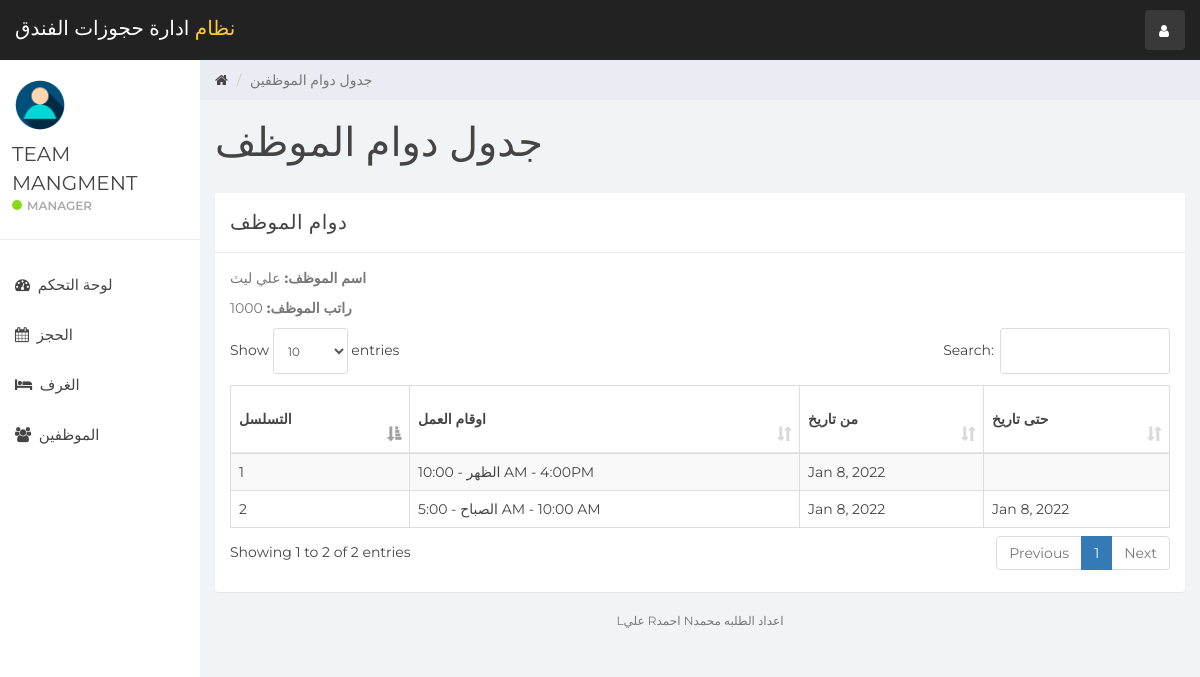
The page /index.php?emp_history&empid=14 (signed in) on the database its author committed.
### tables this page shows
CREATE TABLE `user` (
  `id` int(11) NOT NULL,
  `name` varchar(100) NOT NULL,
  `username` varchar(15) NOT NULL,
  `email` varchar(100) NOT NULL,
  `password` varchar(100) NOT NULL,
  `created_at` timestamp NOT NULL DEFAULT current_timestamp()
);

CREATE TABLE `staff` (
  `emp_id` int(11) NOT NULL,
  `emp_name` varchar(100) NOT NULL,
  `staff_type_id` int(11) NOT NULL,
  `shift_id` int(11) NOT NULL,
  `id_card_type` int(11) NOT NULL,
  `id_card_no` varchar(20) NOT NULL,
  `address` varchar(100) NOT NULL,
  `contact_no` bigint(20) NOT NULL,
  `salary` bigint(20) NOT NULL,
  `joining_date` timestamp NOT NULL DEFAULT current_timestamp(),
  `updated_at` timestamp NOT NULL DEFAULT current_timestamp() ON UPDATE current_timestamp()
);

CREATE TABLE `emp_history` (
  `id` int(11) NOT NULL,
  `emp_id` int(11) NOT NULL,
  `shift_id` int(11) NOT NULL,
  `from_date` timestamp NOT NULL DEFAULT current_timestamp(),
  `to_date` timestamp NULL DEFAULT NULL,
  `created_at` timestamp NOT NULL DEFAULT current_timestamp()
);

CREATE TABLE `shift` (
  `shift_id` int(10) NOT NULL,
  `shift` varchar(100) NOT NULL,
  `shift_timing` varchar(100) NOT NULL
);

### emp_history.php (the view, shortened to what this page needs)
<div class="col-sm-9 col-sm-offset-3 col-lg-10 col-lg-offset-2 main">
    <div class="row">
        <ol class="breadcrumb">
            <li><a href="#">
                    <em class="fa fa-home"></em>
                </a></li>
            <li class="active">جدول دوام الموظفين</li>
        </ol>
    </div>
    <div class="row">
        <div class="col-lg-12">
            <h1 class="page-header">جدول دوام الموظف</h1>
        </div>
    </div>
    <div class="row">
        <div class="col-lg-12">
            <div class="panel panel-default">
                <div class="panel-heading">دوام الموظف</div>
                <div class="panel-body">
                    <?php
                    if(isset($_GET['empid'])){
                        $emp_id = $_GET['empid'];
                    }else{
                        header('Location:404.php');
                    }
                    $emp = "SELECT * FROM staff WHERE emp_id='$emp_id'";
                    $emp_result = mysqli_query($connection,$emp);
                    $employee = mysqli_fetch_assoc($emp_result);
                    ?>
                    <p><b>اسم الموظف: </b> <?php echo $employee['emp_name']; ?></p>
                    <p><b>راتب الموظف: </b> <?php echo $employee['salary'].''; ?></p>
                    <table class="table table-striped table-bordered table-responsive" cellspacing="0" width="100%"
                           id="rooms">
                        <thead>
                        <tr>
                            <th>التسلسل</th>
                            <th>اوقام العمل</th>
                            <th>من تاريخ</th>
                            <th>حتى تاريخ</th>
                        </tr>
                        </thead>
                        <tbody>
                        <?php
                        $staff_query = "SELECT * FROM emp_history NATURAL JOIN shift WHERE emp_id = '$emp_id' ORDER BY created_at DESC";
                        $staff_result = mysqli_query($connection, $staff_query);
                        if (mysqli_num_rows($staff_result) > 0) {
                            $num = 0;
                            while ($staff = mysqli_fetch_assoc($staff_result)) {
                                $num++;
                                ?>
                                <tr>
                                    <td><?php echo $num; ?></td>
                                    <td><?php echo $staff['shift'].' - '.$staff['shift_timing']; ?></td>
                                    <td><?php echo date('M j, Y', strtotime($staff['from_date'])); ?></td>
                                    <td>
                                        <?php
                                        if ($staff['to_date'] == NULL){
                                        }else{
                                            echo date('M j, Y', strtotime($staff['to_date']));
                                        }?>
                                    </td>
                                </tr>
                                <?php
                            }
                        }
                        ?>
                        </tbody>
                    </table>
                </div>
            </div>
        </div>
    </div>
    <div class="row">
        <div class="col-sm-12">
        <p class="back-link">Lعلي  Rاحمد Nاعداد الطلبه محمد</p>
        </div>
    </div>
</div>

### header.php (shortened to what this page needs)
<!DOCTYPE html>
<html>
<head>
    <link href="css/bootstrap.min.css" rel="stylesheet">
    <link href="css/font-awesome.min.css" rel="stylesheet">
    <link href="css/datepicker3.css" rel="stylesheet">
    <link href="css/dataTables.bootstrap.min.css" rel="stylesheet">
    <link href="css/styles.css" rel="stylesheet">
</head>
<body>
<nav class="navbar navbar-custom navbar-fixed-top" role="navigation">
    <div class="container-fluid">
        <div class="navbar-header">
            <a class="navbar-brand" href="index.php?dashboard"><span>نظام                </span>         ادارة حجوزات الفندق</a>
            <ul class="nav navbar-top-links navbar-right">
                <li class="dropdown"><a class="dropdown-toggle count-info" data-toggle="dropdown" href="#">
                        <em class="fa fa-user"></em>
                    </a>
                </li>
            </ul>
        </div>
    </div>
</nav>

### sidebar.php (shortened to what this page needs)
<div id="sidebar-collapse" class="col-sm-3 col-lg-2 sidebar">
    <div class="profile-sidebar">
        <div class="profile-userpic">
            <img src="img/user.png" class="img-responsive" alt="">
        </div>
        <div class="profile-usertitle">
            <div class="profile-usertitle-name"><?php echo $user['name'];?></div>
            <div class="profile-usertitle-status"><span class="indicator label-success"></span>Manager</div>
        </div>
    </div>
    <ul class="nav menu">
    <?php
        if (isset($_GET['dashboard'])){ ?>
            <li class="active">
                <a href="index.php?dashboard"><em class="fa fa-dashboard">&nbsp;</em>
                   لوحة التحكم
                </a>
            </li>
        <?php } else{?>
            <li>
                <a href="index.php?dashboard"><em class="fa fa-dashboard">&nbsp;</em>
                    لوحة التحكم
                </a>
            </li>
        <?php }
        if (isset($_GET['reservation'])){ ?>
            <li class="active">
            <a href="index.php?reservation"><em class="fa fa-calendar">&nbsp;</em>
                    الحجز
                </a>
            </li>
        <?php } else{?>
            <li>
            <a href="index.php?reservation"><em class="fa fa-calendar">&nbsp;</em>
                    الحجز
                </a>
            </li>
        <?php }
        if (isset($_GET['room_mang'])){ ?>
            <li class="active">
                <a href="index.php?room_mang"><em class="fa fa-bed">&nbsp;</em>
                    الغرف
                </a>
            </li>
        <?php } else{?>
            <li>
            <a href="index.php?room_mang"><em class="fa fa-bed">&nbsp;</em>
                    الغرف
                </a>
            </li>
        <?php }
        if (isset($_GET['staff_mang'])){ ?>
            <li class="active">
                <a href="index.php?staff_mang"><em class="fa fa-users">&nbsp;</em>
                الموظفين
                </a>
            </li>
        <?php } else{?>
            <li>
                <a href="index.php?staff_mang"><em class="fa fa-users">&nbsp;</em>
                    الموظفين
                </a>
            </li>
        <?php }
        ?>
    </ul>
</div>

### index.php (shortened to what this page needs)
<?php
include_once "db.php";
if (isset($_SESSION['user_id'])){
    $user_id = $_SESSION['user_id'];
    $userQuery = "SELECT * FROM user WHERE id = '$user_id'";
    $result = mysqli_query($connection, $userQuery);
    $user = mysqli_fetch_assoc($result);
}else{
    header('Location:login.php');
}
include_once "header.php";
include_once "sidebar.php";
if (isset($_GET['room_mang'])){
    include_once "room_mang.php";
}
elseif (isset($_GET['dashboard'])){
    include_once "dashboard.php";
}
elseif (isset($_GET['reservation'])){
    include_once "reservation.php";
}
elseif (isset($_GET['staff_mang'])){
    include_once "staff_mang.php";
}
elseif (isset($_GET['add_emp'])){
    include_once "add_emp.php";
}
elseif (isset($_GET['emp_history'])){
    include_once "emp_history.php";
}
else{
    include_once "room_mang.php";
}
include_once "footer.php";

### footer.php (shortened to what this page needs)
</body>
</html>

### css/styles.css (style rules this page uses)
body { background: #f1f4f7; padding-top: 60px; font-size: 14px; color: #444444; font-family: "Montserrat", "Helvetica Neue", Helvetica, Arial, sans-serif; }
p { color: #777; }
a, a:hover, a:focus { color: #444444; }
h1, h2, h3, h4, h5, h6 { color: #444444; }
h1 { font-weight: 300; font-size: 40px; }
.navbar-custom { background: #222; height: 60px; }
.navbar-header .navbar-brand { color: #fff; font-size: 20px; text-transform: uppercase; font-weight: 500; height: 60px; padding-top: 18px; }
.navbar-header .navbar-brand span { color: #ffc930; }
.dropdown { background: rgba(255, 255, 255, 0.1); float: left; margin: 10px 8px; padding: 0px; border-radius: 4px; }
.dropdown a.dropdown-toggle { color: #fff; height: 40px; width: 40px; padding-top: 11px; padding-left: 9px; }
.navbar-top-links li:last-child { margin-right: 15px; }
.dropdown em { margin: 0 5px; }
.label-success { background-color: #8ad919; }
.panel { border: 0; }
.panel-heading { font-size: 20px; font-weight: 300; letter-spacing: 0.025em; height: 60px; line-height: 38px; }
.panel-default .panel-heading { background: #fff; border-bottom: 1px solid #e9ecf2; color: #444444; }
.navbar { border: 0; }
.sidebar { display: block; padding: 0; display: none; box-shadow: none; background: #fff; }
.sidebar ul { margin: 20px 0px; }
@media (min-width: 768px) { .sidebar { display: block; position: fixed; top: 60px; bottom: 0; left: 0; z-index: 1000; display: block; margin: 0; padding: 0; overflow-x: hidden; overflow-y: auto; } }
@media (min-width: 768px) { .navbar-header { width: 100%; } }
.sidebar ul.nav li a { height: 50px; font-size: 15px; line-height: 2em; color: #444444; }
.profile-sidebar { padding: 10px 0; border-bottom: 1px solid #e9ecf2; }
.indicator { width: 10px; height: 10px; display: inline-block; border-radius: 9999px; margin-right: 5px; }
.profile-userpic img { float: left; margin: 10px 0px 0px 15px; width: 50px; height: 50px; border-radius: 9999px !important; }
.profile-usertitle { float: left; text-align: left; margin: 10px 0 0 12px; }
.profile-usertitle-name { font-size: 20px; margin-bottom: 0px; }
.profile-usertitle-status { text-transform: uppercase; color: #aaa; font-size: 12px; font-weight: 600; margin-bottom: 15px; }
.breadcrumb { border-radius: 0; padding: 10px 15px 10px 15px; background: #e9ecf2; margin: 0; }
h1.page-header { margin-top: 20px; border-bottom: 0; }
.table { background: #fff; }
.table > thead > tr > th { border-bottom: 1px solid #e6e7e8; vertical-align: middle; height: 50px; }
p.back-link { text-align: center; margin-bottom: 20px; font-size: 12px; text-transform: uppercase; }

### rows shown on the page
user: name "TEAM MANGMENT"
staff: emp_name "علي ليث", salary "1000"
emp_history: shift.shift "الظهر", shift.shift_timing "10:00 AM - 4:00PM", from_date "Jan 8, 2022"
emp_history: shift.shift "الصباح", shift.shift_timing "5:00 AM - 10:00 AM", from_date "Jan 8, 2022", to_date "Jan 8, 2022"
